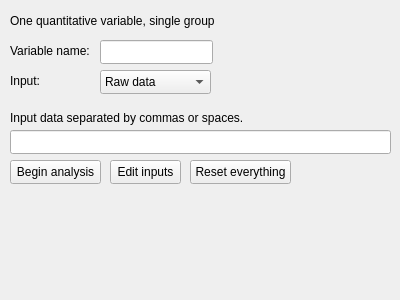
<?xml version="1.0" encoding="UTF-8"?>
<ui version="4.0">
 <class>Quant1Single</class>
 <widget class="QWidget" name="Quant1Single">
  <property name="geometry">
   <rect>
    <x>0</x>
    <y>0</y>
    <width>400</width>
    <height>300</height>
   </rect>
  </property>
  <property name="windowTitle">
   <string>Form</string>
  </property>
  <widget class="QLabel" name="label">
   <property name="geometry">
    <rect>
     <x>10</x>
     <y>10</y>
     <width>211</width>
     <height>21</height>
    </rect>
   </property>
   <property name="text">
    <string>One quantitative variable, single group</string>
   </property>
  </widget>
  <widget class="QLabel" name="label_2">
   <property name="geometry">
    <rect>
     <x>10</x>
     <y>40</y>
     <width>81</width>
     <height>21</height>
    </rect>
   </property>
   <property name="text">
    <string>Variable name:</string>
   </property>
  </widget>
  <widget class="QLineEdit" name="lineEdit">
   <property name="geometry">
    <rect>
     <x>100</x>
     <y>40</y>
     <width>113</width>
     <height>24</height>
    </rect>
   </property>
  </widget>
  <widget class="QLabel" name="label_3">
   <property name="geometry">
    <rect>
     <x>10</x>
     <y>70</y>
     <width>81</width>
     <height>21</height>
    </rect>
   </property>
   <property name="text">
    <string>Input:</string>
   </property>
  </widget>
  <widget class="QComboBox" name="comboBox">
   <property name="geometry">
    <rect>
     <x>100</x>
     <y>70</y>
     <width>111</width>
     <height>24</height>
    </rect>
   </property>
   <item>
    <property name="text">
     <string>Raw data</string>
    </property>
   </item>
   <item>
    <property name="text">
     <string>Mean and standard deviation</string>
    </property>
   </item>
  </widget>
  <widget class="QLabel" name="label_4">
   <property name="geometry">
    <rect>
     <x>10</x>
     <y>110</y>
     <width>311</width>
     <height>16</height>
    </rect>
   </property>
   <property name="text">
    <string>Input data separated by commas or spaces.</string>
   </property>
  </widget>
  <widget class="QLineEdit" name="lineEdit_2">
   <property name="geometry">
    <rect>
     <x>10</x>
     <y>130</y>
     <width>381</width>
     <height>24</height>
    </rect>
   </property>
  </widget>
  <widget class="QPushButton" name="pushButton">
   <property name="geometry">
    <rect>
     <x>10</x>
     <y>160</y>
     <width>91</width>
     <height>24</height>
    </rect>
   </property>
   <property name="text">
    <string>Begin analysis</string>
   </property>
  </widget>
  <widget class="QPushButton" name="pushButton_2">
   <property name="geometry">
    <rect>
     <x>110</x>
     <y>160</y>
     <width>71</width>
     <height>24</height>
    </rect>
   </property>
   <property name="text">
    <string>Edit inputs</string>
   </property>
  </widget>
  <widget class="QPushButton" name="pushButton_3">
   <property name="geometry">
    <rect>
     <x>190</x>
     <y>160</y>
     <width>101</width>
     <height>24</height>
    </rect>
   </property>
   <property name="text">
    <string>Reset everything</string>
   </property>
  </widget>
 </widget>
 <resources/>
 <connections/>
</ui>
